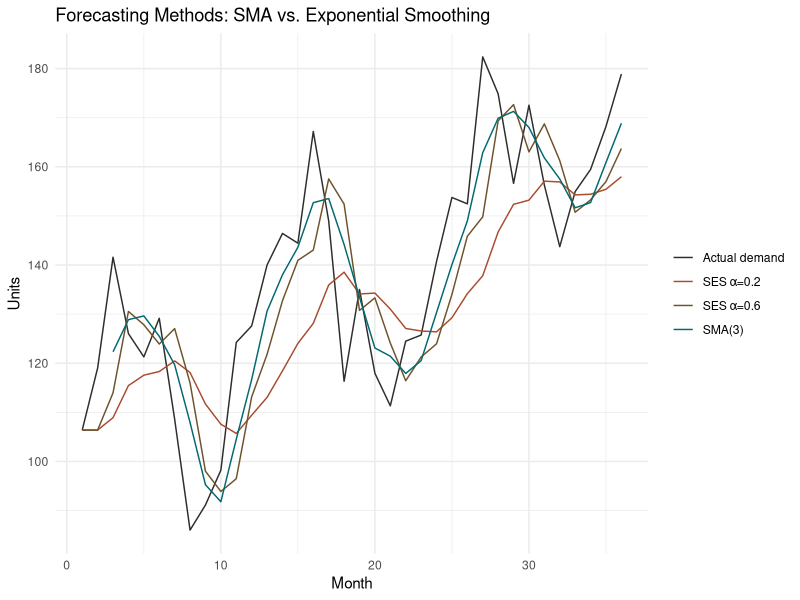

The R source for this figure:
## ---- chunk 1
#| label: forecasting-comparison
#| echo: true
#| fig-cap: "Comparison of forecasting methods on synthetic demand"
library(ggplot2)

set.seed(123)
n <- 36  # months
t <- 1:n
# Demand with trend + seasonality + noise
demand <- 100 + 2 * t + 20 * sin(2 * pi * t / 12) + rnorm(n, 0, 10)

# Simple Moving Average (k=3)
sma <- function(x, k) {
  sapply(seq_along(x), function(i) {
    if (i < k) NA else mean(x[(i-k+1):i])
  })
}

# Exponential Smoothing
ses <- function(x, alpha) {
  f <- numeric(length(x))
  f[1] <- x[1]
  for (i in 2:length(x)) f[i] <- alpha * x[i-1] + (1 - alpha) * f[i-1]
  f
}

df_fc <- data.frame(
  t      = t,
  demand = demand,
  sma3   = sma(demand, 3),
  ses_02 = ses(demand, 0.2),
  ses_06 = ses(demand, 0.6)
)

library(tidyr)
df_long <- pivot_longer(df_fc, -t, names_to = "series", values_to = "value")

ggplot(df_long, aes(t, value, color = series)) +
  geom_line() +
  scale_color_manual(
    values = c(demand = "#2D2D2D", sma3 = "#01696F",
               ses_02 = "#A84B2F", ses_06 = "#6E522B"),
    labels = c(demand = "Actual demand", sma3 = "SMA(3)",
               ses_02 = "SES α=0.2", ses_06 = "SES α=0.6")
  ) +
  labs(title = "Forecasting Methods: SMA vs. Exponential Smoothing",
       x = "Month", y = "Units", color = NULL) +
  theme_minimal()
